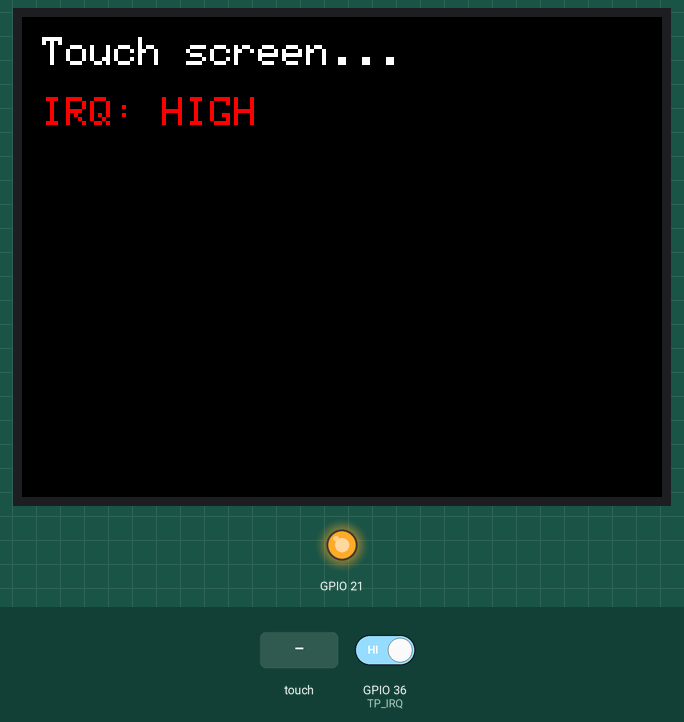
Recording of a sketch running on a simulated ESP32. Shown: 320×240 colour display, output pins drawn as LEDs (lit = HIGH). Inputs (shaded band) come from the test bench; at power-on: GPIO 36 (TP_IRQ) HIGH.

Above: at 1.4 s.
1.5 s: GPIO 36 (TP_IRQ) driven LOW
At 2.7 s:
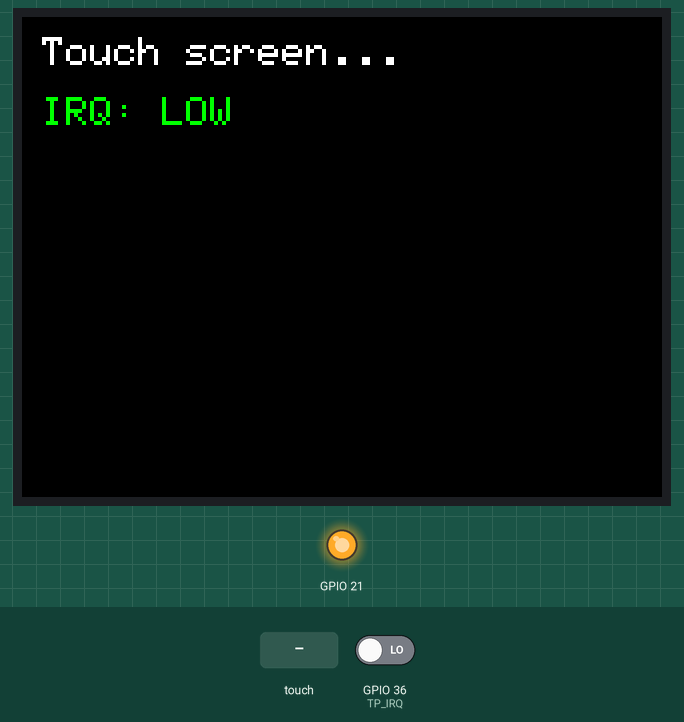
3.0 s: touch panel pressed at 13 % / 10 % of its raw x / y range
At 3.8 s:
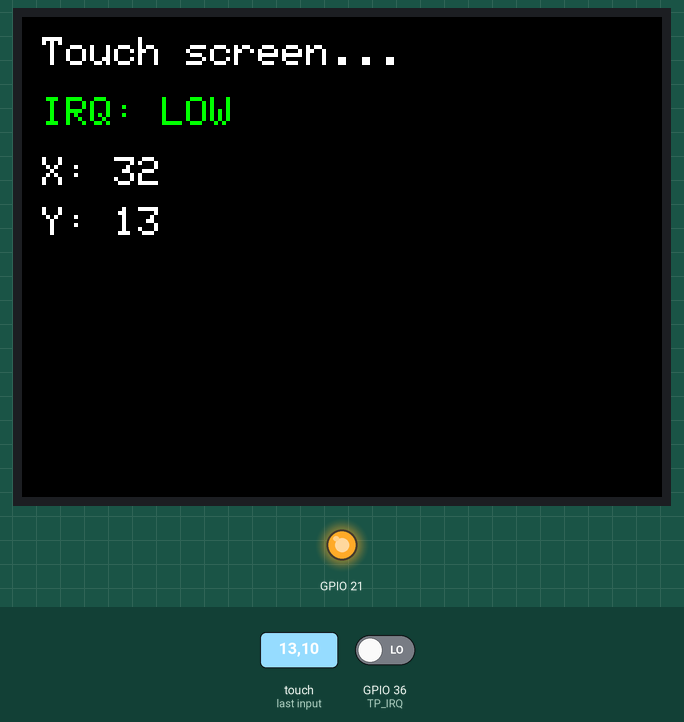
4.5 s: touch panel pressed at 38 % / 10 % of its raw x / y range
At 4.9 s:
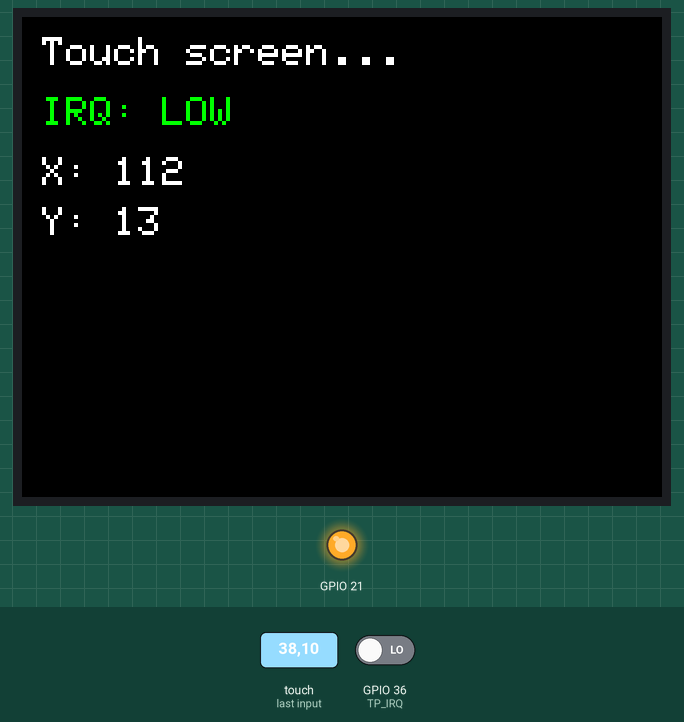
6.0 s: GPIO 36 (TP_IRQ) driven HIGH
At 6.3 s:
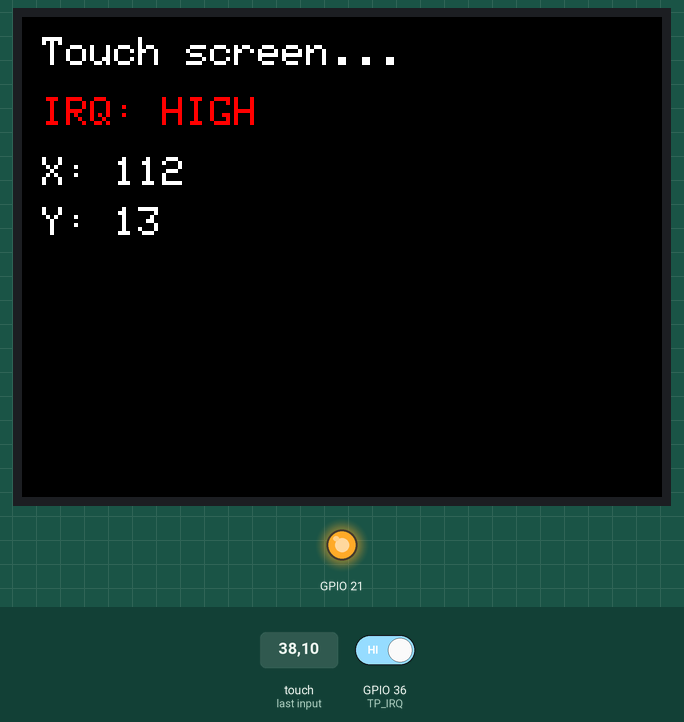
Timing chart, 0 to 8.5 s (numbered marks = the images above; inputs shaded):
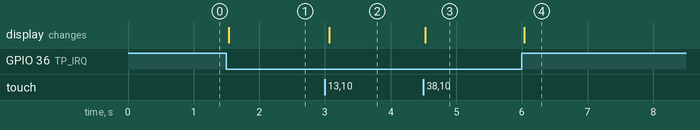

Measured:
- after the input at 1.5 s, the display: changes at once (image 1)
- after the input at 3.0 s, the display: changes after 0.06 s (image 2)
- after the input at 4.5 s, the display: changes at once (image 3)
- after the input at 6.0 s, the display: changes at once (image 4)

The sketch:

XPT2046_screen_rotated.ino
```cpp
//In this example screen is rotated - see line 18

#include <TFT_eSPI.h>
#include <XPT2046_Touchscreen.h>

#define TP_CS 33
#define TP_IRQ 36

TFT_eSPI tft = TFT_eSPI();
SPIClass touchSPI = SPIClass(VSPI);
XPT2046_Touchscreen ts(TP_CS, TP_IRQ);

void setup() {
  pinMode(21, OUTPUT);
  digitalWrite(21, HIGH);

  tft.init();
  tft.setRotation(3);  // Rotate screen: 0=0°, 1=90°, 2=180°, 3=270°
  tft.fillScreen(TFT_BLACK);
  tft.setTextColor(TFT_WHITE);
  tft.setTextSize(2);
  tft.setCursor(10, 10);
  tft.println("Touch screen...");

  touchSPI.begin(25, 39, 32, TP_CS);
  ts.begin(touchSPI);
  ts.setRotation(3);  // Match touch rotation to screen rotation
}

void loop() {
  int irq = digitalRead(TP_IRQ);

  // Update IRQ status
  tft.fillRect(10, 40, 150, 20, TFT_BLACK);
  tft.setCursor(10, 40);
  tft.setTextColor(irq == LOW ? TFT_GREEN : TFT_RED);
  tft.print("IRQ: ");
  tft.println(irq == LOW ? "LOW" : "HIGH");

  if (ts.touched()) {
    TS_Point p = ts.getPoint();
    int x = map(p.x, 300, 3800, 0, tft.width());
    int y = map(p.y, 400, 3800, 0, tft.height());

    tft.fillRect(10, 70, 200, 50, TFT_BLACK);
    tft.setTextColor(TFT_WHITE);
    tft.setCursor(10, 70);
    tft.print("X: ");
    tft.println(x);
    tft.setCursor(10, 95);
    tft.print("Y: ");
    tft.println(y);

    delay(100);
  }

  delay(50);
}
```
